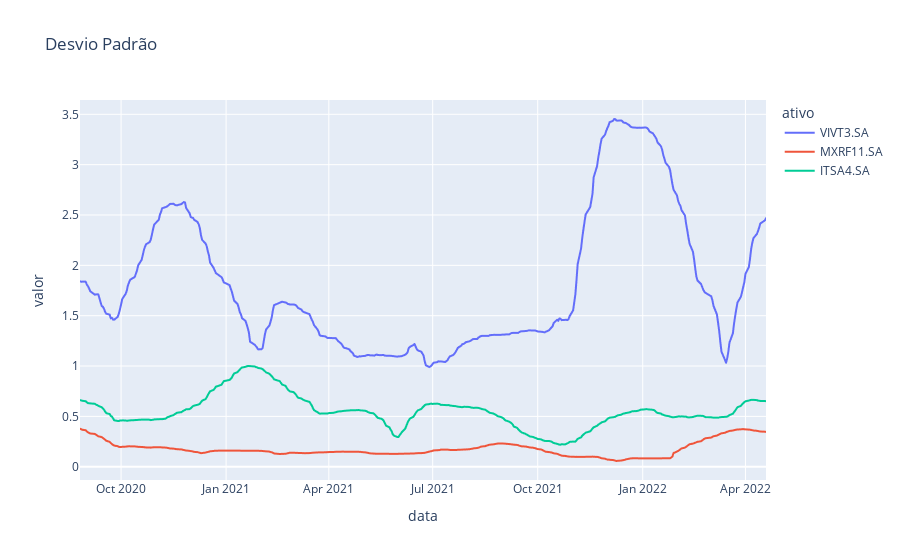

The notebook cell this image was saved under:
### Code cell
fig = px.line(yf_fechamento_stdvertical, x="data", y="valor", color='ativo', title = 'Desvio Padrão')
fig.show()

### Figure 1 — Plotly figure (JSON) as saved in the notebook; plotly's stock layout.template omitted (floating-point values rounded to 4 significant figures; data arrays with more than 128 entries replaced by an {"elided": "..."} marker saying what was removed)
{"data": [{"hovertemplate": "ativo=VIVT3.SA<br>data=%{x}<br>valor=%{y}<extra></extra>", "legendgroup": "VIVT3.SA", "line": {"color": "#636efa", "dash": "solid"}, "marker": {"symbol": "circle"}, "mode": "lines", "name": "VIVT3.SA", "showlegend": true, "type": "scattergl", "x": {"elided": "406 str values"}, "xaxis": "x", "y": {"elided": "406 float values"}, "yaxis": "y"}, {"hovertemplate": "ativo=MXRF11.SA<br>data=%{x}<br>valor=%{y}<extra></extra>", "legendgroup": "MXRF11.SA", "line": {"color": "#EF553B", "dash": "solid"}, "marker": {"symbol": "circle"}, "mode": "lines", "name": "MXRF11.SA", "showlegend": true, "type": "scattergl", "x": {"elided": "406 str values"}, "xaxis": "x", "y": {"elided": "406 float values"}, "yaxis": "y"}, {"hovertemplate": "ativo=ITSA4.SA<br>data=%{x}<br>valor=%{y}<extra></extra>", "legendgroup": "ITSA4.SA", "line": {"color": "#00cc96", "dash": "solid"}, "marker": {"symbol": "circle"}, "mode": "lines", "name": "ITSA4.SA", "showlegend": true, "type": "scattergl", "x": {"elided": "406 str values"}, "xaxis": "x", "y": {"elided": "406 float values"}, "yaxis": "y"}], "layout": {"legend": {"title": {"text": "ativo"}, "tracegroupgap": 0}, "title": {"text": "Desvio Padrão"}, "xaxis": {"anchor": "y", "domain": [0, 1], "title": {"text": "data"}}, "yaxis": {"anchor": "x", "domain": [0, 1], "title": {"text": "valor"}}}}
